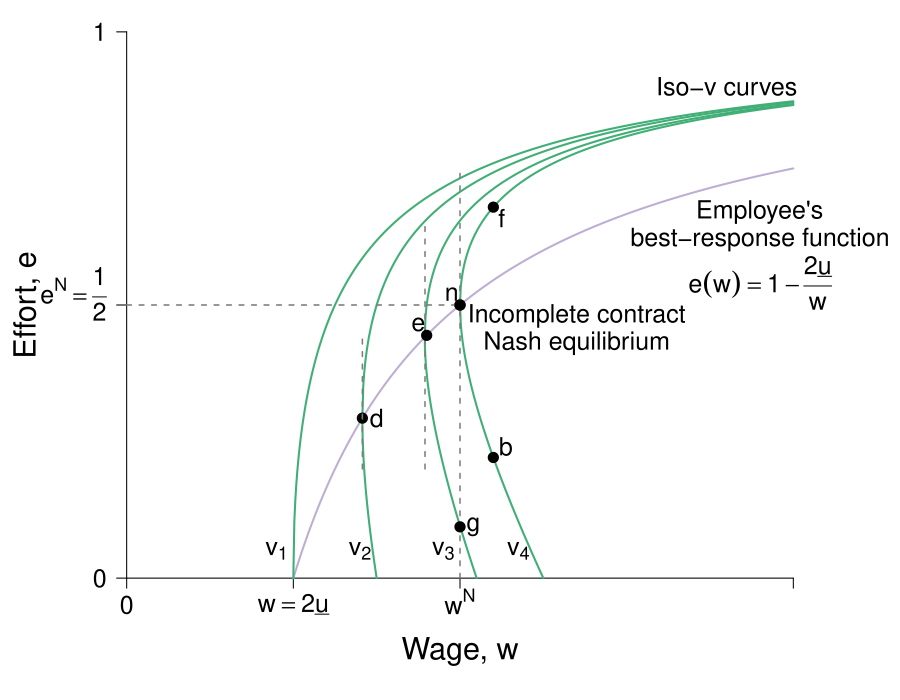

Source code (R):
require(shape)
pdf(file = "employment/employment_brf_pc_rightpanelv2.pdf", width = 9, height = 7)

#Set parameters for graphics
axislabelsize <- 1.8
labelsize <- 1.5
namesize <- 1.8
annotatesize <- 1.5
graphlinewidth <- 2
segmentlinewidth <- 1.5

#The equation is below when v = 0. See Wolfram Alpha output. 
COL <- c("#7fc97f", "#beaed4", "#fdc086", "#ffff99", "#386cb0", "#f0027f", "#bf5b17", "#666666")
COLA <- c("#e0f3db", "#99d8c9","#66c2a4","#41ae76", "#238b45", "#005824")
COLB <- c("#c6dbef", "#4eb3d3", "#2b8cbe", "#0868ac","#084081")
COLC <- c("#fcfbfd", "#efedf5", "#dadaeb", "#bcbddc", "#9e9ac8", "#807dba", "#6a51a3", "#54278f", "#3f007d")
grays <- gray.colors(25, start = 1, end = 0)

#The equation is below when v = 0. See Wolfram Alpha output. 
isov <- function(p, delta = 5) {
  (p - delta)/p
}

isovhigh1 <- function(p, delta = 5, v = 5){
  (sqrt(p^2 - 4 * delta * v) - p + 2*v)/( 2 * v )
}

isovlow1 <- function(p, delta = 5, v = 5){
  (-sqrt(p^2 - 4 * delta * v) - p + 2*v)/( 2 * v )
}

isovhigh2 <- function(p, delta = 5, v = 10){
  (sqrt(p^2 - 4 * delta * v) - p + 2*v)/( 2 * v )
}

isovlow2 <- function(p, delta = 5, v = 10){
  (-sqrt(p^2 - 4 * delta * v) - p + 2*v)/( 2 * v )
}

isovhigh3 <- function(p, delta = 5, v = 15){
  (sqrt(p^2 - 4 * delta * v) - p + 2*v)/( 2 * v )
}

isovlow3 <- function(p, delta = 5, v = 15){
  (-sqrt(p^2 - 4 * delta * v) - p + 2*v)/( 2 * v )
}

isovhigh4 <- function(p, delta = 5, v = 15){
  (sqrt(p^2 - 4 * delta * v) - p + 2*v)/( 2 * v )
}

isovlow4 <- function(p, delta = 5, v = 15){
  (-sqrt(p^2 - 4 * delta * v) - p + 2*v)/( 2 * v )
}

brfFn <- function(w, delta = 5) {
  1 - (2*delta) /w
}

#This is evaluated for p = 12; q = 12/(8*sqrt(12^2 - 4*delta1*v1)) - 1/8 for the slope
#At p = 12; q = (-sqrt(12^2 - 4*v1*delta1) - 12 + 2*v1)/(2*v1) = 0.799
tangencyLine <- function(p){
  (p*(0.05))
}



COL <- c("#7fc97f", "#beaed4", "#fdc086", "#ffff99", "#386cb0", "#f0027f", "#bf5b17", "#666666")
COLA <- c("#e0f3db", "#99d8c9","#66c2a4","#41ae76", "#238b45", "#005824")
COLB <- c("#c6dbef", "#4eb3d3", "#2b8cbe", "#0868ac","#084081")
COLC <- c("#fcfbfd", "#efedf5", "#dadaeb", "#bcbddc", "#9e9ac8", "#807dba", "#6a51a3", "#54278f", "#3f007d")
grays <- gray.colors(25, start = 1, end = 0)
par(mar =  c(5, 5, .5, 4))

xlims <- c(0, 40)
ylims <- c(0, 1)

plot(0, 0, xlim = xlims, ylim = ylims, type = "n",
     xlab = "",
     ylab = "",
     xaxt = "n", yaxt = "n", cex.lab = axislabelsize, bty = "n")

#Customize ticks and labels for the plot
#ticksy <- c(0, brfFn(p = 18.4), 0.5, 1)
ticksy <- c(0, NA, 0.5, 1)
#ylabels <- c(0, expression(paste(frac(1,2))), 1)
ylabels <- c(0, NA, NA, 1)
ticksx <- c(0, 10, NA, 20, 40)
#xlabels <- c(0, expression(paste(w == 2*underline(u))), expression(paste(w^g)), expression(paste(w^N)) , NA)
xlabels <- c(0, expression(paste(w == 2*underline(u))), NA, expression(paste(w^N)) , NA)
axis(1, at = ticksx, pos = 0, labels = xlabels, cex.axis = labelsize)
axis(2, at = ticksy, pos = 0, labels = ylabels, las = 1,cex.axis = labelsize)

#y-axis and x-axis labels
mtext(expression(paste("Wage, ", w)), side=1, line = 2.5, cex = axislabelsize)
text(-6, ylims[2] - 0.5*(ylims[2] - ylims[1]), expression(paste("Effort, ", e)), xpd = TRUE, cex = axislabelsize, srt = 90) 

npts <- 500 
npts2 <- 501
#Specify the sequences of points for graphing. 
xx0 <- seq(5, xlims[2], length.out = npts)
xx1 <- seq(10, xlims[2], length.out = npts)
xx2 <- seq(xlims[1], 15, length.out = npts)
xx3 <- seq(10, xlims[2], length.out = npts2)
xx4 <- seq(xlims[1], 10, length.out = npts2)
#For below, I solved sqrt(p^2 - 200) - p + 200/p = 0, getting p = 10*sqrt(2) = 14.14214
xx5 <- seq(14.14214, xlims[2], length.out = npts2)
xx6 <- seq(14.14214, 15, length.out = npts2)

xx7 <- seq(17.889, xlims[2], length.out = npts2)
xx8 <- seq(17.889, 21, length.out = npts2)

xx9 <- seq(20, xlims[2], length.out = npts2)
xx10 <- seq(xlims[1], 25, length.out = npts2)

#Lines for the coordinates of the Nash equilbrium
segments(10, 0, 10, 0.175, lty = 2, col = grays[22], lwd = segmentlinewidth)
segments(20, 0, 20, 0.6545, lty = 2, col = grays[20], lwd = segmentlinewidth)
#segments(0, 0.5, 20, 0.5, lty = 2, col = grays[20], lwd = segmentlinewidth)
segments(14.14214, 0.15, 14.14214, 0.45, lty = 2, col = grays[22], lwd = segmentlinewidth)
segments(17.889, 0.3, 17.889, 0.6, lty = 2, col = grays[22], lwd = segmentlinewidth)

#Draw the lines for the graphs
#lines(xx0, isov(xx0, delta = 5), col = COLA[4], lwd = graphlinewidth)
lines(xx1, brfFn(xx1), col = COL[2], lwd = graphlinewidth)
#lines(xx2, tangencyLine(xx2), col = "darkgrey", lwd = segmentlinewidth, lty = 2)
lines(xx3, isovhigh1(xx3, v = 5, delta = 5), col = COLA[4], lwd = graphlinewidth)
lines(xx4, isovlow1(xx4, v = 5, delta = 5), col = COLA[4], lwd = graphlinewidth)
lines(xx5, isovhigh2(xx5, v = 10, delta = 5), col = COLA[4], lwd = graphlinewidth)
lines(xx6, isovlow2(xx6, v = 10, delta = 5), col = COLA[4], lwd = graphlinewidth)
lines(xx7, isovhigh3(xx7, v = 16, delta = 5), col = COLA[4], lwd = graphlinewidth)
lines(xx8, isovlow3(xx8, v = 16, delta = 5), col = COLA[4], lwd = graphlinewidth)
lines(xx9, isovhigh4(xx9, v = 20, delta = 5), col = COLA[4], lwd = graphlinewidth)
lines(xx10, isovlow4(xx10, v = 20, delta = 5), col = COLA[4], lwd = graphlinewidth)

#Arrows and slope of iso-v label
#Arrows(29, 0.15, 24, 0.15,  col = "black", lty = 1, lwd = 2, arr.type = "triangle")
#text(32, 0.2, expression(paste("Slope of iso-v")), cex = annotatesize)
#text(32.3, 0.15, expression(paste(" = -mrs ")), cex = annotatesize)
#text(32, 0.06, expression(paste(" = " -frac(v[p], v[q]))), cex = annotatesize)

#Add a point for the NE
points(20, 0.5, pch = 16, col = "black", cex = 1.5)


#y-axis tick label
#text(-4.5,brfFn(w = 18.4), expression(paste(e^g)), xpd = TRUE, cex = labelsize) 
text(-3.2,0.52, expression(paste(e^N == frac(1,2))), xpd = TRUE, cex = labelsize) 

#Annotation of the three graphs and the NE
# text(3.4, 0.05, expression(paste(v[0] == z)), cex = annotatesize)
text(9.0, 0.05, expression(paste(v[1])), cex = annotatesize)
text(14, 0.05, expression(paste(v[2])), cex = annotatesize)
text(19, 0.05, expression(paste(v[3])), cex = annotatesize)
text(23.5, 0.05, expression(paste(v[4])), cex = annotatesize)
#text(21, 0.48, expression(paste("n")), cex = annotatesize)
#text(33, 0.58, expression(paste("Best-response function")), cex = annotatesize)
text(36, 0.9, expression(paste("Iso-v curves")), cex = annotatesize)
text(38, 0.67, expression(paste("Employee's")),cex = labelsize,xpd = TRUE)
text(38, 0.62, expression(paste("best-response function")),cex = labelsize,xpd = TRUE)
text(38, 0.54, expression(paste(e(w) == 1 - frac(2*underline(u),w))),cex = labelsize,xpd = TRUE)

#Lines for the coordinates of the Nash equilbrium
#segments(5, 0, 5, 1, lty = 2, col = "darkgray", lwd = 3)
segments(10, 0, 10, 0.2, lty = 2, col = grays[20], lwd = segmentlinewidth)
segments(20, 0, 20, 0.75, lty = 2, col = grays[20], lwd = segmentlinewidth)
segments(0, 0.5, 20, 0.5, lty = 2, col = grays[20], lwd = segmentlinewidth)
#segments(14.14214, 0.15, 14.14214, 0.45, lty = 2, col = "darkgray", lwd = 3)
text(19.5, 0.52, expression(n), cex = labelsize)
text(27, 0.48, expression(paste("Incomplete contract")), cex = labelsize)
text(27, 0.43, expression(paste("Nash equilibrium")), cex = labelsize)


#Arrows and slope of iso-v label
#Arrows(29, 0.15, 24, 0.15,  col = "black", lty = 1, lwd = 2, arr.type = "triangle")
#text(32, 0.2, expression(paste("Slope of iso-v")), cex = labelsize)
#text(32.3, 0.15, expression(paste(phantom() == "-mrs ")), cex = labelsize)
#text(32, 0.08, expression(paste(phantom() == -frac(v[w], v[e]))),cex = labelsize)



#Add a point for the NE
points(20, 0.5, pch = 16, col = "black", cex = 1.5)

segments(17.9, 0, 17.9, 0.75, lty = 2, col = grays[20], lwd = segmentlinewidth)
#segments(0, brfFn(w = 18), 18.4, brfFn(w = 18), lty = 2, col = grays[20], lwd = segmentlinewidth)
points(18, brfFn(w= 18), pch = 16, col = "black", cex = 1.5)
text(17.5, brfFn(18) + 0.02, expression(g), cex = labelsize)



#Add a point for h
#Figure out q for p = 14.14214: q = 1 - 2delta/p = 1 - (2*5)/14.14214 =  0.2928934
points(20, 0.0939422, pch = 16, col = "black", cex = 1.5)
text(20.8, 0.0939422, expression(h), cex = labelsize)

points(22, isovhigh3(22, v = 20, delta = 5), pch = 16, col = "black", cex = 1.5)
text(22 + 0.5, isovhigh3(22, v = 20, delta = 5) - 0.02, expression(f),cex = labelsize)
points(22, isovlow3(22, v = 20, delta = 5), pch = 16, col = "black", cex = 1.5)
text(22 + 0.75, isovlow3(22, v = 20, delta = 5) + 0.02, expression(b),cex = labelsize)


dev.off()
